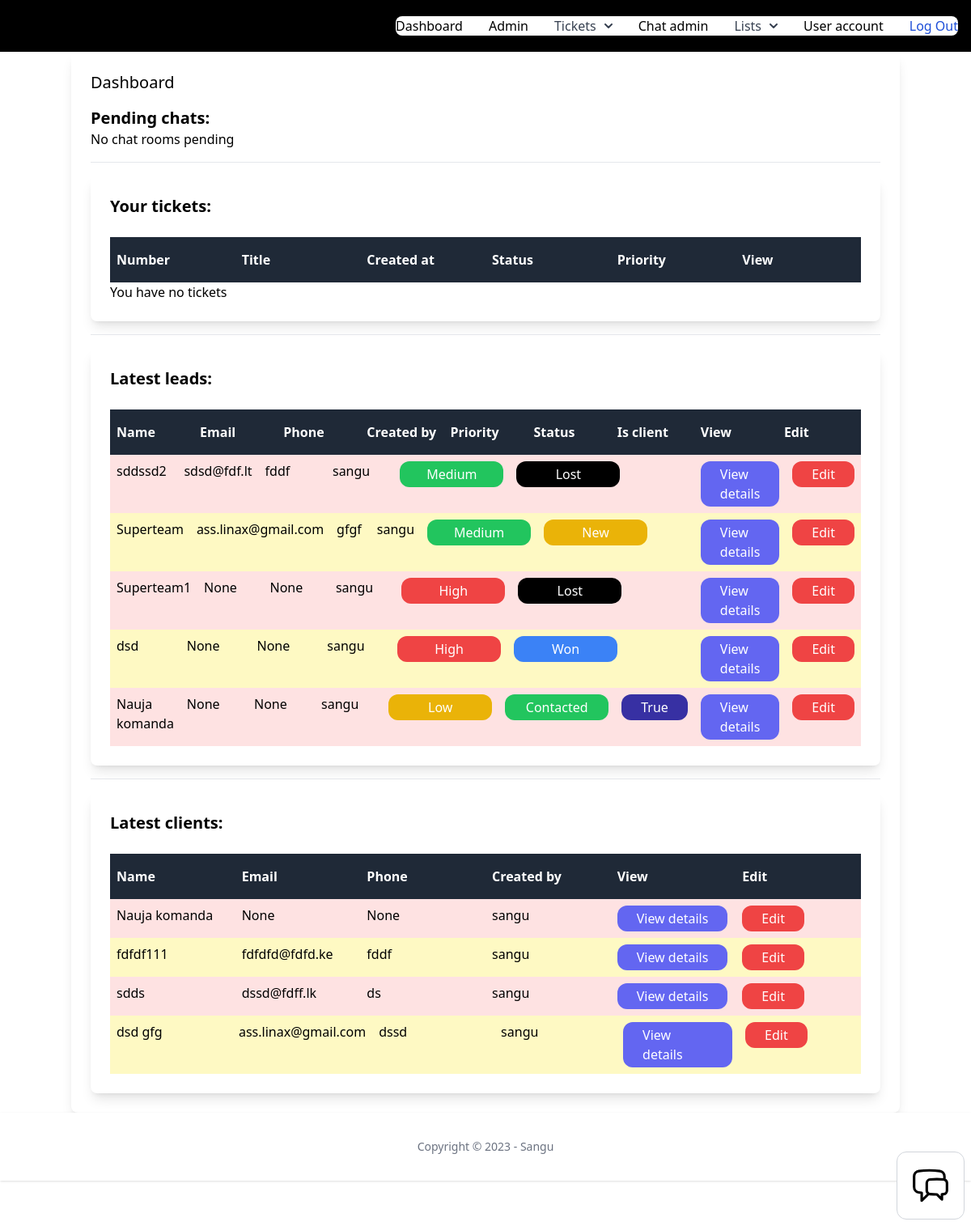
Page / (signed in) on the committed database.
### leads/models.py (models this page shows, shortened)
class Lead(models.Model):
    LOW = 'low'
    MEDIUM = 'medium'
    HIGH = 'high'
    CHOICES_PRIORITY = (
        (LOW, 'Low'),
        (MEDIUM, 'Medium'),
        (HIGH, 'High'),
    )
    NEW = 'new'
    CONTACTED = 'contacted'
    WON = 'won'
    LOST = 'lost'
    CHOICES_STATUS = (
        (NEW, 'New'),
        (CONTACTED, 'Contacted'),
        (WON, 'Won'),
        (LOST, 'Lost'),
    )
    team = models.ForeignKey(Team, related_name='leads', on_delete=models.CASCADE, null=True, blank=True)
    name = models.CharField(max_length=255)
    email = models.EmailField(null=True, blank=True)
    phone = models.CharField(max_length=100, null=True, blank=True)
    description = models.TextField(blank=True, null=True)
    priority = models.CharField(max_length=10, choices=CHOICES_PRIORITY, default=MEDIUM)
    status = models.CharField(max_length=10, choices=CHOICES_STATUS, default=NEW)
    is_client = models.BooleanField(default=False)
    created_by = models.ForeignKey(User, related_name='leads', on_delete=models.CASCADE)
    created_at = models.DateTimeField(auto_now_add=True)
    modified_at = models.DateTimeField(auto_now=True)

### user/models.py (models this page shows)
class User(AbstractUser):
    phone = models.TextField(blank=True, null=True)
    is_customer = models.BooleanField(default=True)
    is_manager = models.BooleanField(default=False)

### client/models.py (models this page shows, shortened)
class Client(models.Model):
    team = models.ForeignKey(Team, related_name='clients', on_delete=models.CASCADE, null=True, blank=True)
    name = models.CharField(max_length=255)
    email = models.EmailField(blank=True, null=True)
    phone = models.CharField(max_length=100, blank=True, null=True)
    description = models.TextField(blank=True, null=True)
    created_by = models.ForeignKey(User, related_name='clients', on_delete=models.CASCADE)
    created_at = models.DateTimeField(auto_now_add=True)
    modified_at = models.DateTimeField(auto_now=True)
    class Meta:
        ordering = ('name','created_by')

### app/views.py (the view)
# urls.py: path('', index, name='index'),
def index(request):
    if request.user.is_authenticated:
        team = request.user.userprofile.active_team
        leads = Lead.objects.filter(team=team).order_by('-created_at')[0:5]
        clients = Client.objects.filter(team=team).order_by('-created_at')[0:5]
        return render(request, 'dashboard/dashboard.html', {
            'leads': leads,
            'clients': clients,
        })
    else:
        return redirect('/log-in')

### team/context_processors.py (called while the page is built)
def active_team(request):
    if request.user.is_authenticated:
        if request.user.userprofile.active_team:
            active_team = request.user.userprofile.active_team
        else:
            active_team = Team.objects.filter(created_by=request.user)[0]
    else:
        active_team = None
    return {'active_team': active_team}

### dashboard/templates/dashboard/dashboard.html (shortened to what this page needs)
{% extends 'app/base.html'  %}
{% block content %}
{% if request.user.is_manager %}
<div class="container mx-auto shadow-lg rounded-lg py-6 px-6">
    <h1 class="mb-4 text-xl">Dashboard</h1>
    <h1 class="text-xl font-semibold">Pending chats:</h1>
    <div class="grid grid-cols-4 gap-4">
        {% for room in rooms %}
        <div class="p-4 rounded-xl {% if room.status == 'waiting' %}bg-red-100{% elif room.status == 'active' %}bg-yellow-100{% else %}bg-gray-100{% endif %}">
            <h3 class="mb-4 text-lg">Chat</h3>
            <p>
                <b>Started: </b>{{ room.created_at|timesince }} ago<br>
                <b>ID: </b>{{ room.uuid }}<br>
                <b>Name: </b>{{ room.client }}<br>
                <b>Status: </b>{{ room.get_status_display }}<br>
                <b>Agent: </b>{% firstof room.agent.username 'None yet...' %}<br>
                <b>User: </b>{{ room.chat_user }}<br>
            </p>
            <a href="{% url 'chat:room' room.uuid %}" class="mt-4 inline-block py-2 px-6 bg-emerald-800 text-black rounded-xl">Join</a>
            <a href="{% url 'chat:delete' room.uuid %}" class="mt-4 inline-block py-2 px-6 bg-rose-800 text-black rounded-xl">Delete</a>
        </div>
        {% empty %}
        <p>No chat rooms pending</p>
        {% endfor %}
    </div>
    <hr class="my-4">
    <div class="container mx-auto shadow-lg rounded-lg py-6 px-6">
        <h1 class="text-xl font-semibold">Your tickets:</h1>
        <div class="mt-6 flex justify-between">
            <p class="py-4 px-2 bg-gray-800 font-semibold w-full text-white">Number</p>
            <p class="py-4 px-2 bg-gray-800 font-semibold w-full text-white">Title</p>
            <p class="py-4 px-2 bg-gray-800 font-semibold w-full text-white">Created at</p>
            <p class="py-4 px-2 bg-gray-800 font-semibold w-full text-white">Status</p>
            <p class="py-4 px-2 bg-gray-800 font-semibold w-full text-white">Priority</p>
            <p class="py-4 px-2 bg-gray-800 font-semibold w-full text-white">View</p>
        </div>
        {% for ticket in tickets %}
        <div class="flex justify-between">
            <p class="py-2 px-2 w-full {% cycle 'bg-red-100' 'bg-yellow-100' %}">
                {{ ticket.ticket_number }}
            </p>
            <p class="py-2 px-2 w-full {% cycle 'bg-red-100' 'bg-yellow-100' %}">
                {{ ticket.title }}
            </p>
            <p class="py-2 px-2 w-full {% cycle 'bg-red-100' 'bg-yellow-100' %}">
                {{ ticket.created_at }}
            </p>
            <p class="py-2 px-2 w-full {% cycle 'bg-red-100' 'bg-yellow-100' %}">
                {% if ticket.status == 'active' %}
                <span class="inline-block py-1 px-6 bg-yellow-500 rounded-xl text-white w-32 text-center">{{ ticket.get_status_display }}</span>
                {% elif ticket.status == 'completed' %}
                <span class="inline-block py-1 px-6 bg-black rounded-xl text-white w-32 text-center">{{ ticket.get_status_display }}</span>
                {% elif ticket.status == 'pending' %}
                <span class="inline-block py-1 px-6 bg-red-500 rounded-xl text-white w-32 text-center">{{ ticket.get_status_display }}</span>
                {% endif %}
            </p>
            <p class="py-2 px-2 w-full {% cycle 'bg-red-100' 'bg-yellow-100' %}">
                {% if ticket.priority == 'low' %}
                <span class="inline-block py-1 px-6 bg-yellow-500 rounded-xl text-white w-32 text-center">{{ ticket.get_priority_display }}</span>
                {% elif ticket.priority == 'medium' %}
                <span class="inline-block py-1 px-6 bg-green-500 rounded-xl text-white w-32 text-center">{{ ticket.get_priority_display }}</span>
                {% elif ticket.priority == 'high' %}
                <span class="inline-block py-1 px-6 bg-red-500 rounded-xl text-white w-32 text-center">{{ ticket.get_priority_display }}</span>
                {% endif %}
            </p>
            <p class="py-2 px-2 w-full {% cycle 'bg-red-100' 'bg-yellow-100' %}">
                <a href="{% url 'tickets:detail' ticket.id %}" class="inline-block py-1 px-6 bg-indigo-500 rounded-xl text-white">View details</a>
            </p>
        </div>
        {% empty %}
        <p>You have no tickets</p>
        {% endfor %}
    </div>
    <hr class="my-4">
    <div class="container mx-auto shadow-lg rounded-lg py-6 px-6">
        <h1 class="text-xl font-semibold">Latest leads:</h1>
        {% if leads %}
        <div class="mt-6 flex justify-between">
            <p class="py-4 px-2 bg-gray-800 font-semibold w-full text-white">Name</p>
            <p class="py-4 px-2 bg-gray-800 font-semibold w-full text-white">Email</p>
            <p class="py-4 px-2 bg-gray-800 font-semibold w-full text-white">Phone</p>
            <p class="py-4 px-2 bg-gray-800 font-semibold w-full text-white">Created by</p>
            <p class="py-4 px-2 bg-gray-800 font-semibold w-full text-white">Priority</p>
            <p class="py-4 px-2 bg-gray-800 font-semibold w-full text-white">Status</p>
            <p class="py-4 px-2 bg-gray-800 font-semibold w-full text-white">Is client</p>
            <p class="py-4 px-2 bg-gray-800 font-semibold w-full text-white">View</p>
            <p class="py-4 px-2 bg-gray-800 font-semibold w-full text-white">Edit</p>
        </div>
        {% for lead in leads %}
        <div class="flex justify-between">
            <p class="py-2 px-2 w-full {% cycle 'bg-red-100' 'bg-yellow-100' %}">
                {{ lead.name }}
            </p>
            <p class="py-2 px-2 w-full {% cycle 'bg-red-100' 'bg-yellow-100' %}">
                {{ lead.email }}
            </p>
            <p class="py-2 px-2 w-full {% cycle 'bg-red-100' 'bg-yellow-100' %}">
                {{ lead.phone }}
            </p>
            <p class="py-2 px-2 w-full {% cycle 'bg-red-100' 'bg-yellow-100' %}">
                {{ lead.created_by }}
            </p>
            <p class="py-2 px-2 w-full {% cycle 'bg-red-100' 'bg-yellow-100' %}">
                {% if lead.priority == 'low' %}
                <span class="inline-block py-1 px-6 bg-yellow-500 rounded-xl text-white w-32 text-center">{{ lead.get_priority_display }}</span>
                {% elif lead.priority == 'medium' %}
                <span class="inline-block py-1 px-6 bg-green-500 rounded-xl text-white w-32 text-center">{{ lead.get_priority_display }}</span>
                {% elif lead.priority == 'high' %}
                <span class="inline-block py-1 px-6 bg-red-500 rounded-xl text-white w-32 text-center">{{ lead.get_priority_display }}</span>
                {% endif %}
            </p>
            <p class="py-2 px-2 w-full {% cycle 'bg-red-100' 'bg-yellow-100' %}">
                {% if lead.status == 'new' %}
                <span class="inline-block py-1 px-6 bg-yellow-500 rounded-xl text-white w-32 text-center">{{ lead.get_status_display }}</span>
                {% elif lead.status == 'contacted' %}
                <span class="inline-block py-1 px-6 bg-green-500 rounded-xl text-white w-32 text-center">{{ lead.get_status_display }}</span>
                {% elif lead.status == 'won' %}
                <span class="inline-block py-1 px-6 bg-blue-500 rounded-xl text-white w-32 text-center">{{ lead.get_status_display }}</span>
                {% elif lead.status == 'lost' %}
                <span class="inline-block py-1 px-6 bg-black rounded-xl text-white w-32 text-center">{{ lead.get_status_display }}</span>
                {% endif %}
            </p>
            <p class="py-2 px-2 w-full {% cycle 'bg-red-100' 'bg-yellow-100' %}">
                {% if lead.is_client %}
                <span class="inline-block py-1 px-6 bg-indigo-800 rounded-xl text-white">True</span>
                {% endif %}
            </p>
            <p class="py-2 px-2 w-full {% cycle 'bg-red-100' 'bg-yellow-100' %}">
                <a href="{% url 'leads:detail' lead.id %}" class="inline-block py-1 px-6 bg-indigo-500 rounded-xl text-white">View details</a>
            </p>
            <p class="py-2 px-2 w-full {% cycle 'bg-red-100' 'bg-yellow-100' %}">
                <a href="{% url 'leads:edit' lead.id %}" class="inline-block py-1 px-6 bg-red-500 rounded-xl text-white">Edit</a>
            </p>
        </div>
        {% endfor %}
        {% else %}
        <p class="mt-6 px-2">There are no leads in the database yet...</p>
        {% endif %}
    </div>
    <hr class="my-4">
    <div class="container mx-auto shadow-lg rounded-lg py-6 px-6">
        <h1 class="text-xl font-semibold">Latest clients:</h1>
        {% if clients %}
        <div class="mt-6 flex justify-between">
            <p class="py-4 px-2 bg-gray-800 font-semibold w-full text-white">Name</p>
            <p class="py-4 px-2 bg-gray-800 font-semibold w-full text-white">Email</p>
            <p class="py-4 px-2 bg-gray-800 font-semibold w-full text-white">Phone</p>
            <p class="py-4 px-2 bg-gray-800 font-semibold w-full text-white">Created by</p>
            <p class="py-4 px-2 bg-gray-800 font-semibold w-full text-white">View</p>
            <p class="py-4 px-2 bg-gray-800 font-semibold w-full text-white">Edit</p>
        </div>
        {% for client in clients %}
        <div class="flex justify-between">
            <p class="py-2 px-2 w-full {% cycle 'bg-red-100' 'bg-yellow-100' %}">
                {{ client.name }}
            </p>
            <p class="py-2 px-2 w-full {% cycle 'bg-red-100' 'bg-yellow-100' %}">
                {{ client.email }}
            </p>
            <p class="py-2 px-2 w-full {% cycle 'bg-red-100' 'bg-yellow-100' %}">
                {{ client.phone }}
            </p>
            <p class="py-2 px-2 w-full {% cycle 'bg-red-100' 'bg-yellow-100' %}">
                {{ client.created_by }}
            </p>
            <p class="py-2 px-2 w-full {% cycle 'bg-red-100' 'bg-yellow-100' %}">
                <a href="{% url 'clients:detail' client.id %}" class="inline-block py-1 px-6 bg-indigo-500 rounded-xl text-white">View details</a>
            </p>
            <p class="py-2 px-2 w-full {% cycle 'bg-red-100' 'bg-yellow-100' %}">
                <a href="{% url 'clients:edit' client.id %}" class="inline-block py-1 px-6 bg-red-500 rounded-xl text-white">Edit</a>
            </p>
        </div>
        {% endfor %}
        {% else %}
        <p class="mt-6 px-2">There are no clients in the database yet...</p>
        {% endif %}
    </div>
</div>
{% endif %}
{% endblock %}

### rows in the picture
Lead: name "sddssd2", email "sdsd@fdf.lt", phone "fddf", created_by "sangu", priority "Medium", status "Lost"
Lead: name "Superteam", email "ass.linax@gmail.com", phone "gfgf", created_by "sangu", priority "Medium", status "New"
Lead: name "Superteam1", email "None", phone "None", created_by "sangu", priority "High", status "Lost"
Lead: name "dsd", email "None", phone "None", created_by "sangu", priority "High", status "Won"
Lead: name "Nauja komanda", email "None", phone "None", created_by "sangu", priority "Low", status "Contacted", is_client "True"
Client: name "Nauja komanda", email "None", phone "None", created_by "sangu"
Client: name "fdfdf111", email "fdfdfd@fdfd.ke", phone "fddf", created_by "sangu"
Client: name "sdds", email "dssd@fdff.lk", phone "ds", created_by "sangu"
Client: name "dsd gfg", email "ass.linax@gmail.com", phone "dssd", created_by "sangu"
